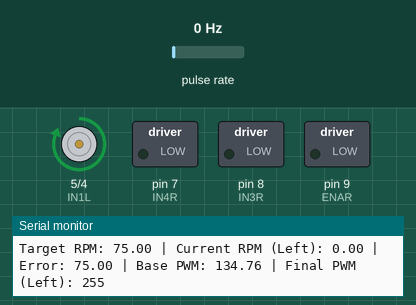
This sketch was run on a simulated Arduino Uno, built with avr-gcc and run on an emulated ATmega328P. On the bench: motor-driver pin pairs drawn as motors (green arrow = first pin HIGH = forward, orange = second pin HIGH = backward, longer = more drive, scaled by the enable pin), switched loads named in the sketch (green lamp = pin HIGH), the last lines printed to the serial monitor. Wiring (inferred from the names in the program): pulse sensor: data pin 3. The inputs (shaded band) are chosen by the test bench; at power-on: pulse rate 0 Hz.

Above: at 2.4 s.
2.5 s: pulse rate (sensor on pin 3) set to 50 Hz
At 5.0 s:
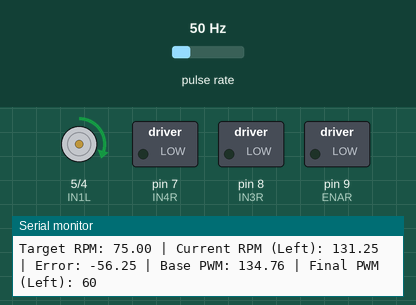
5.5 s: pulse rate (sensor on pin 3) set to 4 Hz
At 6.31 s:
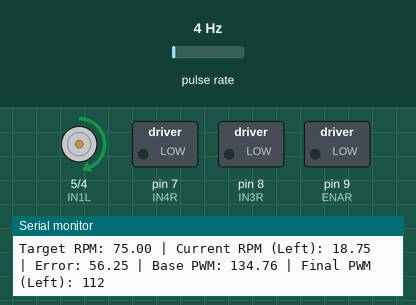
8.5 s: pulse rate (sensor on pin 3) set to 150 Hz
At 9.11 s:
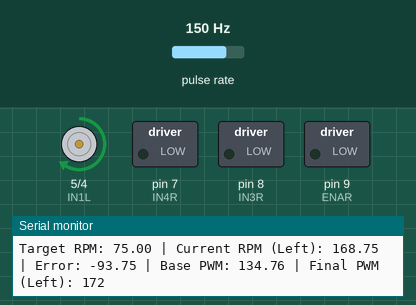
Timing chart, 0 to 11.5 s (numbered marks = the images above; inputs shaded):
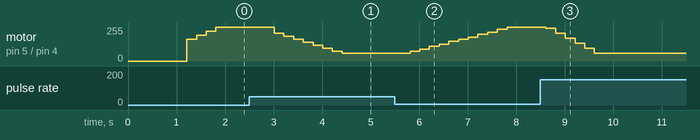

The sketch:

robot2_left_pid.ino
```cpp
// --- Motor Driver Pins (L298N) ---
// Left Motor pins (controlled in this sketch)
const int ENAL = 10; // PWM pin for Left Motor speed (Connect to L298N ENB)
const int IN1L = 5;  // Left Motor Direction Pin 1 (Connect to L298N IN3)
const int IN2L = 4;  // Left Motor Direction Pin 2 (Connect to L298N IN4)

// Right Motor pins (will be kept off in this sketch)
const int ENAR = 9;  // PWM pin for Right Motor speed
const int IN3R = 8;  // Right Motor Direction Pin 1
const int IN4R = 7;  // Right Motor Direction Pin 2

// --- Encoder Pins and Variables ---
const int LEFT_ENCODER_PIN = 3;  // Connect Left Encoder to Digital Pin 3 (Interrupt 1)
const int RIGHT_ENCODER_PIN = 2; // Connect Right Encoder to Digital Pin 2 (Interrupt 0)

volatile long leftEncoderTicks = 0; // Ticks for the LEFT encoder
volatile long rightEncoderTicks = 0; // Ticks for the RIGHT encoder (not actively used for control in this sketch)

// Encoder properties
const int PPR = 16;
const unsigned long DEBOUNCE_DELAY_MS = 20;
volatile unsigned long lastPulseTimeLeft = 0;
volatile unsigned long lastPulseTimeRight = 0;

// Timing for RPM calculation and PID loop
unsigned long lastLoopTime = 0;
// You can adjust this back to a smaller value (e.g., 50ms-100ms) once you confirm
// this controller is working well.
const unsigned long LOOP_INTERVAL_MS = 200; // PID loop updates every 1 second

// --- Timing Variables for Serial Printing ---
unsigned long lastPrintTime = 0;
const unsigned long PRINT_INTERVAL_MS = 200; // Print every 1 second to match PID loop

// --- PID Control Variables for Left Motor ---
// These are for the *correction* part of the PID
float Kp = 0.4;   // Proportional gain: Start with a smaller Kp when using feedforward
float Ki = 0.0;  // Integral gain: Introduce a small Ki to eliminate steady-state error
float Kd = 0.0;  // Derivative gain: Keep 0 for now, introduce later for damping

float targetRPM_Left = 75.0; // Your desired target RPM for the Left Motor
float currentRPM_Left = 0.0;

float error_Left = 0.0;
float prevError_Left = 0.0;
float integral_Left = 0.0;
float derivative_Left = 0.0;

// This will be the final PWM value applied to the motor
float outputPWM_Left = 0.0;

// --- Motor Characterization (Regression Line for Left Motor) ---
// RPM = 0.3830 * PWM + 23.3868
// PWM = (RPM - 23.3868) / 0.3830
const float REGRESSION_SLOPE = 0.3830;
const float REGRESSION_INTERCEPT = 23.3868;

// --- PWM Output Limits ---
const int MIN_PWM = 0;
const int MAX_PWM = 255;

// --- Minimum Effective PWM (Motor Deadband Compensation) ---
// This is the minimum PWM value required for your motor to actually start spinning.
// You need to determine this value experimentally for the LEFT motor.
const int MIN_EFFECTIVE_PWM = 60; // <--- ADJUST THIS VALUE! (e.g., try 40, 50, 60, 70)

void setup() {
  Serial.begin(9600);
  Serial.println("Robot Motor PID Control Test (Left Motor with Feedforward)");
  Serial.print("Target Left RPM: ");
  Serial.println(targetRPM_Left);
  Serial.println("----------------------------------------");
  Serial.println("WARNING: PID loop updates every 1 second. Control may be sluggish.");
  Serial.println("Controlling the LEFT Motor with Feedforward.");
  Serial.print("MIN_EFFECTIVE_PWM set to: ");
  Serial.println(MIN_EFFECTIVE_PWM);

  // Motor Driver Pin Setup for LEFT Motor (using corrected pins)
  pinMode(ENAL, OUTPUT);
  pinMode(IN1L, OUTPUT);
  pinMode(IN2L, OUTPUT);

  // Ensure RIGHT Motor pins are set to output and off (using corrected pins for Right)
  pinMode(ENAR, OUTPUT);
  pinMode(IN3R, OUTPUT);
  pinMode(IN4R, OUTPUT);
  digitalWrite(IN3R, LOW);
  digitalWrite(IN4R, LOW);
  analogWrite(ENAR, 0);

  // Encoder Pin Setup for LEFT Encoder (using corrected pin)
  pinMode(LEFT_ENCODER_PIN, INPUT);
  attachInterrupt(digitalPinToInterrupt(LEFT_ENCODER_PIN), leftEncoderISR, CHANGE);

  // Initialize motors to stop
  digitalWrite(IN1L, LOW);
  digitalWrite(IN2L, LOW);
  analogWrite(ENAL, 0); // Stop Left Motor
  delay(1000);
}

void loop() {
  unsigned long currentTime = millis();
  float deltaTime_ms = (float)(currentTime - lastLoopTime);

  // --- PID Loop Execution (currently every 1 second) ---
  if (deltaTime_ms >= LOOP_INTERVAL_MS) {
    lastLoopTime = currentTime;

    // 1. Read Left Encoder and Calculate Current RPM
    noInterrupts();
    long currentLeftTicks_copy = leftEncoderTicks;
    leftEncoderTicks = 0; // Reset left encoder ticks
    interrupts();

    currentRPM_Left = (float)currentLeftTicks_copy / PPR / (deltaTime_ms / 60000.0);

    // 2. PID Calculation for Left Motor with Feedforward
    error_Left = targetRPM_Left - currentRPM_Left;

    // Calculate Feedforward PWM
    // This is the base PWM predicted by your regression line for the target RPM
    float base_pwm_L = (targetRPM_Left - REGRESSION_INTERCEPT) / REGRESSION_SLOPE;
    if (outputPWM_Left == 0) outputPWM_Left = base_pwm_L;

    // PID terms for correction
    float P_term_L = Kp * error_Left;

    integral_Left += error_Left * (deltaTime_ms / 1000.0);
    // Anti-windup clamping for integral term
    if ( (outputPWM_Left >= MAX_PWM && error_Left > 0) || (outputPWM_Left <= MIN_PWM && error_Left < 0) ) {
        // Do not accumulate integral if output is saturated and error tries to push it further
    } else {
        if (integral_Left > 500) integral_Left = 500; // Arbitrary limits for integral windup prevention
        if (integral_Left < -500) integral_Left = -500;
    }
    float I_term_L = Ki * integral_Left;

    derivative_Left = (error_Left - prevError_Left) / (deltaTime_ms / 1000.0);
    float D_term_L = Kd * derivative_Left;

    // Combine Feedforward and PID Correction
    outputPWM_Left = outputPWM_Left + P_term_L + I_term_L + D_term_L;

    // --- Apply Minimum Effective PWM (Deadband Compensation) ---
    if (outputPWM_Left > 0 && outputPWM_Left < MIN_EFFECTIVE_PWM) {
        outputPWM_Left = MIN_EFFECTIVE_PWM;
    }
    // --- END Deadband Compensation ---

    // Clamp final PWM output to valid range (0-255)
    if (outputPWM_Left > MAX_PWM) outputPWM_Left = MAX_PWM;
    if (outputPWM_Left < MIN_PWM) outputPWM_Left = MIN_PWM;

    prevError_Left = error_Left;

    // 3. Apply PWM to the LEFT Motor
    digitalWrite(IN1L, HIGH); // Set LEFT Motor direction (Forward)
    digitalWrite(IN2L, LOW);
    analogWrite(ENAL, (int)outputPWM_Left); // Apply PWM to LEFT Motor

    // 4. Ensure Right Motor is OFF (using corrected pins for Right)
    digitalWrite(IN3R, LOW);
    digitalWrite(IN4R, LOW);
    analogWrite(ENAR, 0);

    // --- Serial Monitor Printing ---
    Serial.print("Target RPM: ");
    Serial.print(targetRPM_Left);
    Serial.print(" | Current RPM (Left): ");
    Serial.print(currentRPM_Left);
    Serial.print(" | Error: ");
    Serial.print(error_Left);
    Serial.print(" | Base PWM: ");
    Serial.print(base_pwm_L);
    Serial.print(" | Final PWM (Left): ");
    Serial.println((int)outputPWM_Left);

    lastPrintTime = currentTime;
  }
}

// --- Encoder Interrupt Service Routine (ISR) for LEFT Encoder ---
void leftEncoderISR() {
  unsigned long currentTime = millis();
  if (currentTime - lastPulseTimeLeft > DEBOUNCE_DELAY_MS) {
    leftEncoderTicks++; // Increment ticks for the LEFT encoder
    lastPulseTimeLeft = currentTime;
  }
}

// --- Encoder Interrupt Service Routine (ISR) for RIGHT Encoder ---
// This ISR is defined but not attached if you're only controlling the left motor.
// It's here for completeness for a dual-encoder setup.
void rightEncoderISR() {
  unsigned long currentTime = millis();
  if (currentTime - lastPulseTimeRight > DEBOUNCE_DELAY_MS) {
    rightEncoderTicks++; // Increment ticks for the RIGHT encoder
    lastPulseTimeRight = currentTime;
  }
}
```

Measured:
- after the input at 2.5 s, motor on pin 5 (IN1L) / pin 4 (IN2L): moves from forward 255/255 to forward 60/255 over 1.6 s, starting after 0.31 s
- after the input at 5.5 s, motor on pin 5 (IN1L) / pin 4 (IN2L): moves from forward 60/255 to forward 255/255 over 2.0 s, starting after 0.31 s
- after the input at 8.5 s, motor on pin 5 (IN1L) / pin 4 (IN2L): moves from forward 255/255 to forward 60/255 over 1.0 s, starting after 0.11 s
